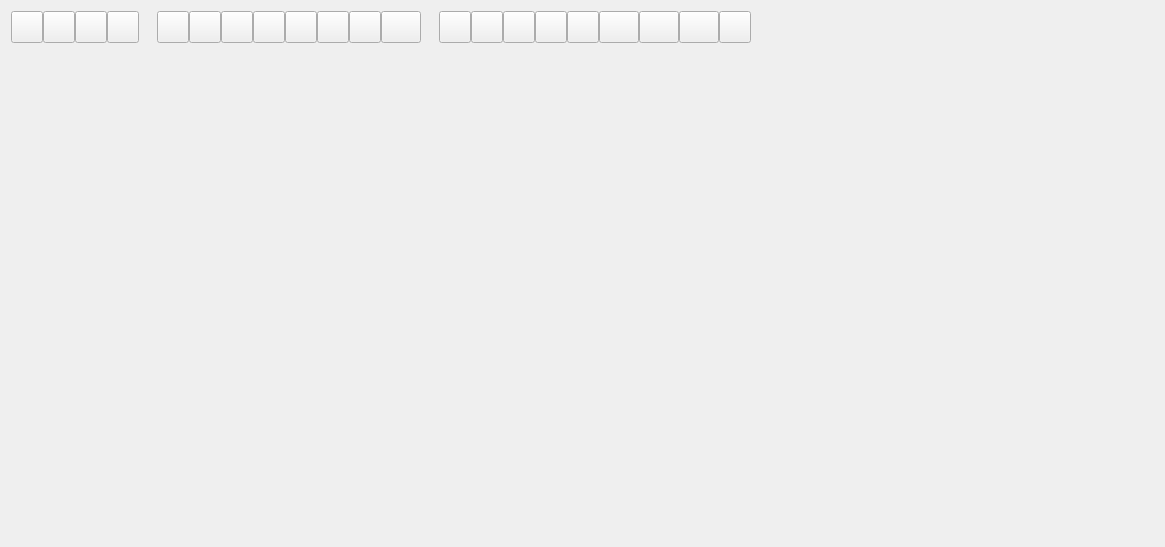
<?xml version="1.0" encoding="UTF-8"?>
<ui version="4.0">
 <class>ImageEditorPro</class>
 <widget class="QWidget" name="ImageEditorPro">
  <property name="geometry">
   <rect>
    <x>0</x>
    <y>0</y>
    <width>1165</width>
    <height>547</height>
   </rect>
  </property>
  <property name="windowTitle">
   <string>ImageEditorPro</string>
  </property>
  <property name="windowIcon">
   <iconset resource="ImageEditorPro.qrc">
    <normaloff>:/Resources/UltimageTK_LogoOnly.png</normaloff>:/Resources/UltimageTK_LogoOnly.png</iconset>
  </property>
  <layout class="QVBoxLayout" name="verticalLayout" stretch="0,1">
   <item>
    <layout class="QHBoxLayout" name="horizontalLayout_4">
     <item>
      <layout class="QHBoxLayout" name="horizontalLayout">
       <property name="spacing">
        <number>0</number>
       </property>
       <item>
        <widget class="QPushButton" name="pBtnOpen">
         <property name="minimumSize">
          <size>
           <width>32</width>
           <height>32</height>
          </size>
         </property>
         <property name="maximumSize">
          <size>
           <width>32</width>
           <height>32</height>
          </size>
         </property>
         <property name="text">
          <string/>
         </property>
         <property name="icon">
          <iconset resource="ImageEditorPro.qrc">
           <normaloff>:/Resources/open.png</normaloff>:/Resources/open.png</iconset>
         </property>
         <property name="iconSize">
          <size>
           <width>24</width>
           <height>24</height>
          </size>
         </property>
        </widget>
       </item>
       <item>
        <widget class="QPushButton" name="pBtnSave">
         <property name="minimumSize">
          <size>
           <width>32</width>
           <height>32</height>
          </size>
         </property>
         <property name="maximumSize">
          <size>
           <width>32</width>
           <height>32</height>
          </size>
         </property>
         <property name="text">
          <string/>
         </property>
         <property name="icon">
          <iconset resource="ImageEditorPro.qrc">
           <normaloff>:/Resources/save.png</normaloff>:/Resources/save.png</iconset>
         </property>
         <property name="iconSize">
          <size>
           <width>24</width>
           <height>24</height>
          </size>
         </property>
        </widget>
       </item>
       <item>
        <widget class="QPushButton" name="pBtnUndo">
         <property name="minimumSize">
          <size>
           <width>32</width>
           <height>32</height>
          </size>
         </property>
         <property name="maximumSize">
          <size>
           <width>32</width>
           <height>32</height>
          </size>
         </property>
         <property name="text">
          <string/>
         </property>
         <property name="icon">
          <iconset resource="ImageEditorPro.qrc">
           <normaloff>:/Resources/undo.png</normaloff>:/Resources/undo.png</iconset>
         </property>
         <property name="iconSize">
          <size>
           <width>24</width>
           <height>24</height>
          </size>
         </property>
         <property name="shortcut">
          <string>Ctrl+Z</string>
         </property>
        </widget>
       </item>
       <item>
        <widget class="QPushButton" name="pBtnRedo">
         <property name="minimumSize">
          <size>
           <width>32</width>
           <height>32</height>
          </size>
         </property>
         <property name="maximumSize">
          <size>
           <width>32</width>
           <height>32</height>
          </size>
         </property>
         <property name="text">
          <string/>
         </property>
         <property name="icon">
          <iconset resource="ImageEditorPro.qrc">
           <normaloff>:/Resources/redo.png</normaloff>:/Resources/redo.png</iconset>
         </property>
         <property name="iconSize">
          <size>
           <width>24</width>
           <height>24</height>
          </size>
         </property>
         <property name="shortcut">
          <string/>
         </property>
        </widget>
       </item>
      </layout>
     </item>
     <item>
      <spacer name="horizontalSpacer_3">
       <property name="orientation">
        <enum>Qt::Horizontal</enum>
       </property>
       <property name="sizeType">
        <enum>QSizePolicy::Fixed</enum>
       </property>
       <property name="sizeHint" stdset="0">
        <size>
         <width>12</width>
         <height>20</height>
        </size>
       </property>
      </spacer>
     </item>
     <item>
      <layout class="QHBoxLayout" name="horizontalLayout_2">
       <property name="spacing">
        <number>0</number>
       </property>
       <item>
        <widget class="QPushButton" name="pBtnChoose">
         <property name="minimumSize">
          <size>
           <width>32</width>
           <height>32</height>
          </size>
         </property>
         <property name="maximumSize">
          <size>
           <width>32</width>
           <height>32</height>
          </size>
         </property>
         <property name="text">
          <string/>
         </property>
         <property name="icon">
          <iconset resource="ImageEditorPro.qrc">
           <normaloff>:/Resources/mouse.png</normaloff>:/Resources/mouse.png</iconset>
         </property>
         <property name="iconSize">
          <size>
           <width>24</width>
           <height>24</height>
          </size>
         </property>
        </widget>
       </item>
       <item>
        <widget class="QPushButton" name="pBtnLine">
         <property name="minimumSize">
          <size>
           <width>32</width>
           <height>32</height>
          </size>
         </property>
         <property name="maximumSize">
          <size>
           <width>32</width>
           <height>32</height>
          </size>
         </property>
         <property name="text">
          <string/>
         </property>
         <property name="icon">
          <iconset resource="ImageEditorPro.qrc">
           <normaloff>:/Resources/line.png</normaloff>:/Resources/line.png</iconset>
         </property>
         <property name="iconSize">
          <size>
           <width>24</width>
           <height>24</height>
          </size>
         </property>
        </widget>
       </item>
       <item>
        <widget class="QPushButton" name="pBtnRect">
         <property name="minimumSize">
          <size>
           <width>32</width>
           <height>32</height>
          </size>
         </property>
         <property name="maximumSize">
          <size>
           <width>32</width>
           <height>32</height>
          </size>
         </property>
         <property name="text">
          <string/>
         </property>
         <property name="icon">
          <iconset resource="ImageEditorPro.qrc">
           <normaloff>:/Resources/rect.png</normaloff>:/Resources/rect.png</iconset>
         </property>
         <property name="iconSize">
          <size>
           <width>24</width>
           <height>24</height>
          </size>
         </property>
        </widget>
       </item>
       <item>
        <widget class="QPushButton" name="pBtnPolygon">
         <property name="minimumSize">
          <size>
           <width>32</width>
           <height>32</height>
          </size>
         </property>
         <property name="maximumSize">
          <size>
           <width>32</width>
           <height>32</height>
          </size>
         </property>
         <property name="text">
          <string/>
         </property>
         <property name="icon">
          <iconset resource="ImageEditorPro.qrc">
           <normaloff>:/Resources/polygon.png</normaloff>:/Resources/polygon.png</iconset>
         </property>
         <property name="iconSize">
          <size>
           <width>24</width>
           <height>24</height>
          </size>
         </property>
        </widget>
       </item>
       <item>
        <widget class="QPushButton" name="pBtnPolyline">
         <property name="minimumSize">
          <size>
           <width>32</width>
           <height>32</height>
          </size>
         </property>
         <property name="maximumSize">
          <size>
           <width>32</width>
           <height>32</height>
          </size>
         </property>
         <property name="text">
          <string/>
         </property>
         <property name="icon">
          <iconset resource="ImageEditorPro.qrc">
           <normaloff>:/Resources/polyline.png</normaloff>:/Resources/polyline.png</iconset>
         </property>
         <property name="iconSize">
          <size>
           <width>24</width>
           <height>24</height>
          </size>
         </property>
        </widget>
       </item>
       <item>
        <widget class="QPushButton" name="pBtnMeasureLine">
         <property name="minimumSize">
          <size>
           <width>32</width>
           <height>32</height>
          </size>
         </property>
         <property name="maximumSize">
          <size>
           <width>32</width>
           <height>32</height>
          </size>
         </property>
         <property name="text">
          <string/>
         </property>
         <property name="icon">
          <iconset resource="ImageEditorPro.qrc">
           <normaloff>:/Resources/measureline.png</normaloff>:/Resources/measureline.png</iconset>
         </property>
         <property name="iconSize">
          <size>
           <width>24</width>
           <height>24</height>
          </size>
         </property>
        </widget>
       </item>
       <item>
        <widget class="QPushButton" name="pBtnMeasureAngle">
         <property name="minimumSize">
          <size>
           <width>32</width>
           <height>32</height>
          </size>
         </property>
         <property name="maximumSize">
          <size>
           <width>32</width>
           <height>32</height>
          </size>
         </property>
         <property name="text">
          <string/>
         </property>
         <property name="icon">
          <iconset resource="ImageEditorPro.qrc">
           <normaloff>:/Resources/measureangle.png</normaloff>:/Resources/measureangle.png</iconset>
         </property>
         <property name="iconSize">
          <size>
           <width>24</width>
           <height>24</height>
          </size>
         </property>
        </widget>
       </item>
       <item>
        <widget class="QPushButton" name="pBtnText">
         <property name="minimumSize">
          <size>
           <width>32</width>
           <height>32</height>
          </size>
         </property>
         <property name="text">
          <string/>
         </property>
         <property name="icon">
          <iconset resource="ImageEditorPro.qrc">
           <normaloff>:/Resources/text.png</normaloff>:/Resources/text.png</iconset>
         </property>
         <property name="iconSize">
          <size>
           <width>24</width>
           <height>24</height>
          </size>
         </property>
        </widget>
       </item>
      </layout>
     </item>
     <item>
      <spacer name="horizontalSpacer_2">
       <property name="orientation">
        <enum>Qt::Horizontal</enum>
       </property>
       <property name="sizeType">
        <enum>QSizePolicy::Fixed</enum>
       </property>
       <property name="sizeHint" stdset="0">
        <size>
         <width>12</width>
         <height>20</height>
        </size>
       </property>
      </spacer>
     </item>
     <item>
      <layout class="QHBoxLayout" name="horizontalLayout_3">
       <property name="spacing">
        <number>0</number>
       </property>
       <item>
        <widget class="QPushButton" name="pBtnClear">
         <property name="minimumSize">
          <size>
           <width>32</width>
           <height>32</height>
          </size>
         </property>
         <property name="maximumSize">
          <size>
           <width>32</width>
           <height>32</height>
          </size>
         </property>
         <property name="text">
          <string/>
         </property>
         <property name="icon">
          <iconset resource="ImageEditorPro.qrc">
           <normaloff>:/Resources/clear.png</normaloff>:/Resources/clear.png</iconset>
         </property>
         <property name="iconSize">
          <size>
           <width>24</width>
           <height>24</height>
          </size>
         </property>
        </widget>
       </item>
       <item>
        <widget class="QPushButton" name="pBtnColor">
         <property name="minimumSize">
          <size>
           <width>32</width>
           <height>32</height>
          </size>
         </property>
         <property name="maximumSize">
          <size>
           <width>32</width>
           <height>32</height>
          </size>
         </property>
         <property name="text">
          <string/>
         </property>
         <property name="icon">
          <iconset resource="ImageEditorPro.qrc">
           <normaloff>:/Resources/color.png</normaloff>:/Resources/color.png</iconset>
         </property>
         <property name="iconSize">
          <size>
           <width>24</width>
           <height>24</height>
          </size>
         </property>
        </widget>
       </item>
       <item>
        <widget class="QPushButton" name="pBtnRestore">
         <property name="minimumSize">
          <size>
           <width>32</width>
           <height>32</height>
          </size>
         </property>
         <property name="maximumSize">
          <size>
           <width>32</width>
           <height>32</height>
          </size>
         </property>
         <property name="text">
          <string/>
         </property>
         <property name="icon">
          <iconset resource="ImageEditorPro.qrc">
           <normaloff>:/Resources/restore.png</normaloff>:/Resources/restore.png</iconset>
         </property>
         <property name="iconSize">
          <size>
           <width>24</width>
           <height>24</height>
          </size>
         </property>
        </widget>
       </item>
       <item>
        <widget class="QPushButton" name="pBtnGray">
         <property name="minimumSize">
          <size>
           <width>32</width>
           <height>32</height>
          </size>
         </property>
         <property name="maximumSize">
          <size>
           <width>32</width>
           <height>32</height>
          </size>
         </property>
         <property name="text">
          <string/>
         </property>
         <property name="icon">
          <iconset resource="ImageEditorPro.qrc">
           <normaloff>:/Resources/gray.png</normaloff>:/Resources/gray.png</iconset>
         </property>
         <property name="iconSize">
          <size>
           <width>24</width>
           <height>24</height>
          </size>
         </property>
        </widget>
       </item>
       <item>
        <widget class="QPushButton" name="pBtnNegative">
         <property name="minimumSize">
          <size>
           <width>32</width>
           <height>32</height>
          </size>
         </property>
         <property name="maximumSize">
          <size>
           <width>32</width>
           <height>32</height>
          </size>
         </property>
         <property name="text">
          <string/>
         </property>
         <property name="icon">
          <iconset resource="ImageEditorPro.qrc">
           <normaloff>:/Resources/negative.png</normaloff>:/Resources/negative.png</iconset>
         </property>
         <property name="iconSize">
          <size>
           <width>24</width>
           <height>24</height>
          </size>
         </property>
        </widget>
       </item>
       <item>
        <widget class="QPushButton" name="pBtnSmooth">
         <property name="minimumSize">
          <size>
           <width>32</width>
           <height>32</height>
          </size>
         </property>
         <property name="text">
          <string/>
         </property>
        </widget>
       </item>
       <item>
        <widget class="QPushButton" name="pBtnSharpen">
         <property name="minimumSize">
          <size>
           <width>32</width>
           <height>32</height>
          </size>
         </property>
         <property name="text">
          <string/>
         </property>
        </widget>
       </item>
       <item>
        <widget class="QPushButton" name="pBtnEdgeExtract">
         <property name="minimumSize">
          <size>
           <width>32</width>
           <height>32</height>
          </size>
         </property>
         <property name="text">
          <string/>
         </property>
        </widget>
       </item>
       <item>
        <widget class="QPushButton" name="pBtnSetUp">
         <property name="minimumSize">
          <size>
           <width>32</width>
           <height>32</height>
          </size>
         </property>
         <property name="maximumSize">
          <size>
           <width>32</width>
           <height>32</height>
          </size>
         </property>
         <property name="text">
          <string/>
         </property>
         <property name="icon">
          <iconset resource="ImageEditorPro.qrc">
           <normaloff>:/Resources/settings.png</normaloff>:/Resources/settings.png</iconset>
         </property>
         <property name="iconSize">
          <size>
           <width>24</width>
           <height>24</height>
          </size>
         </property>
        </widget>
       </item>
      </layout>
     </item>
     <item>
      <spacer name="horizontalSpacer">
       <property name="orientation">
        <enum>Qt::Horizontal</enum>
       </property>
       <property name="sizeHint" stdset="0">
        <size>
         <width>40</width>
         <height>20</height>
        </size>
       </property>
      </spacer>
     </item>
    </layout>
   </item>
   <item>
    <widget class="QCustomPlot" name="customplot" native="true">
     <layout class="QGridLayout" name="gridLayout">
      <item row="1" column="1">
       <widget class="LabelEx" name="labelDisplay" native="true"/>
      </item>
      <item row="0" column="0">
       <widget class="QWidget" name="widget" native="true">
        <property name="enabled">
         <bool>true</bool>
        </property>
        <property name="maximumSize">
         <size>
          <width>2</width>
          <height>5</height>
         </size>
        </property>
       </widget>
      </item>
     </layout>
    </widget>
   </item>
  </layout>
 </widget>
 <customwidgets>
  <customwidget>
   <class>LabelEx</class>
   <extends>QWidget</extends>
   <header>labelex.h</header>
   <container>1</container>
  </customwidget>
  <customwidget>
   <class>QCustomPlot</class>
   <extends>QWidget</extends>
   <header>qcustomplot.h</header>
   <container>1</container>
  </customwidget>
 </customwidgets>
 <resources>
  <include location="ImageEditorPro.qrc"/>
 </resources>
 <connections/>
</ui>
